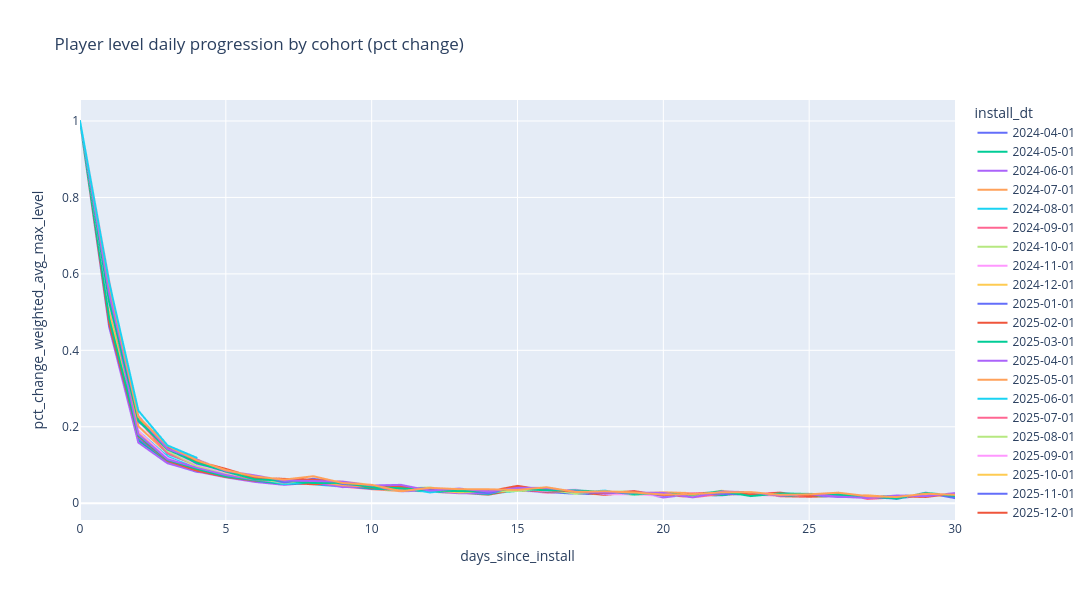

Source (notebook cell):
### Code cell
# hide-output
fig = px.line(player_level_agg2.where(player_level_agg2.days_since_install<=30), 
              x='days_since_install', 
              y='pct_change_weighted_avg_max_level',
              color='install_dt',
              title='Player level daily progression by cohort (pct change)',
              width=1200,
              height=600,
              hover_data={'weighted_avg_max_level': True})


fig.show()

### Figure 1 — Plotly figure (JSON) as saved in the notebook; plotly's stock layout.template omitted (floating-point values rounded to 4 significant figures)
{"data": [{"customdata": [[3.978], [5.884], [6.871], [7.594], [8.218], [8.812], [9.304], [9.776], [10.37], [10.83], [11.24], [11.62], [12.01], [12.32], [12.65], [13.07], [13.45], [13.79], [14.11], [14.45], [14.74], [15.03], [15.34], [15.74], [16.06], [16.34], [16.62], [16.87], [17.08], [17.43], [17.81]], "hovertemplate": "install_dt=2024-04-01<br>days_since_install=%{x}<br>pct_change_weighted_avg_max_level=%{y}<br>weighted_avg_max_level=%{customdata[0]}<extra></extra>", "legendgroup": "2024-04-01", "line": {"color": "#636efa", "dash": "solid"}, "marker": {"symbol": "circle"}, "mode": "lines", "name": "2024-04-01", "showlegend": true, "type": "scattergl", "x": [0, 1, 2, 3, 4, 5, 6, 7, 8, 9, 10, 11, 12, 13, 14, 15, 16, 17, 18, 19, 20, 21, 22, 23, 24, 25, 26, 27, 28, 29, 30], "xaxis": "x", "y": [1.0, 0.479, 0.1678, 0.1051, 0.08213, 0.07234, 0.05586, 0.0507, 0.06045, 0.04482, 0.03734, 0.0346, 0.03309, 0.02615, 0.02619, 0.03355, 0.0294, 0.02465, 0.02353, 0.02426, 0.01984, 0.01974, 0.0208, 0.02598, 0.01995, 0.01773, 0.01732, 0.01477, 0.01267, 0.02059, 0.02177], "yaxis": "y"}, {"customdata": [[4.034], [5.954], [6.923], [7.655], [8.29], [8.884], [9.399], [9.89], [10.4], [10.9], [11.35], [11.75], [12.11], [12.45], [12.77], [13.18], [13.59], [13.95], [14.28], [14.65], [14.91], [15.22], [15.58], [15.94], [16.24], [16.58], [16.92], [17.15], [17.46], [17.84], [18.15]], "hovertemplate": "install_dt=2024-05-01<br>days_since_install=%{x}<br>pct_change_weighted_avg_max_level=%{y}<br>weighted_avg_max_level=%{customdata[0]}<extra></extra>", "legendgroup": "2024-05-01", "line": {"color": "#00cc96", "dash": "solid"}, "marker": {"symbol": "circle"}, "mode": "lines", "name": "2024-05-01", "showlegend": true, "type": "scattergl", "x": [0, 1, 2, 3, 4, 5, 6, 7, 8, 9, 10, 11, 12, 13, 14, 15, 16, 17, 18, 19, 20, 21, 22, 23, 24, 25, 26, 27, 28, 29, 30], "xaxis": "x", "y": [1.0, 0.476, 0.1626, 0.1058, 0.083, 0.07161, 0.05791, 0.05226, 0.05191, 0.048, 0.04113, 0.03494, 0.03115, 0.02818, 0.02523, 0.03233, 0.0308, 0.02675, 0.02376, 0.02537, 0.01813, 0.02065, 0.02386, 0.02309, 0.01897, 0.02058, 0.02082, 0.01335, 0.01792, 0.02179, 0.01777], "yaxis": "y"}, {"customdata": [[4.356], [6.363], [7.373], [8.142], [8.818], [9.415], [9.94], [10.42], [10.98], [11.51], [11.95], [12.32], [12.73], [13.06], [13.42], [13.86], [14.29], [14.67], [15.02], [15.39], [15.78], [16.04], [16.45], [16.85], [17.2], [17.54], [17.9], [18.19], [18.44], [18.87], [19.31]], "hovertemplate": "install_dt=2024-06-01<br>days_since_install=%{x}<br>pct_change_weighted_avg_max_level=%{y}<br>weighted_avg_max_level=%{customdata[0]}<extra></extra>", "legendgroup": "2024-06-01", "line": {"color": "#ab63fa", "dash": "solid"}, "marker": {"symbol": "circle"}, "mode": "lines", "name": "2024-06-01", "showlegend": true, "type": "scattergl", "x": [0, 1, 2, 3, 4, 5, 6, 7, 8, 9, 10, 11, 12, 13, 14, 15, 16, 17, 18, 19, 20, 21, 22, 23, 24, 25, 26, 27, 28, 29, 30], "xaxis": "x", "y": [1.0, 0.461, 0.1586, 0.1044, 0.08302, 0.06768, 0.05572, 0.04803, 0.05403, 0.04821, 0.038, 0.03125, 0.03289, 0.02666, 0.02706, 0.03311, 0.03103, 0.0265, 0.0238, 0.02483, 0.02542, 0.01631, 0.02541, 0.02431, 0.02097, 0.01944, 0.02088, 0.01579, 0.01415, 0.0229, 0.02362], "yaxis": "y"}, {"customdata": [[4.14], [6.234], [7.4], [8.267], [9.005], [9.674], [10.26], [10.84], [11.39], [11.9], [12.34], [12.73], [13.15], [13.5], [13.86], [14.32], [14.74], [15.13], [15.51], [15.89], [16.25], [16.56], [16.96], [17.36], [17.74], [18.1], [18.41], [18.72], [19.05], [19.49], [19.81]], "hovertemplate": "install_dt=2024-07-01<br>days_since_install=%{x}<br>pct_change_weighted_avg_max_level=%{y}<br>weighted_avg_max_level=%{customdata[0]}<extra></extra>", "legendgroup": "2024-07-01", "line": {"color": "#FFA15A", "dash": "solid"}, "marker": {"symbol": "circle"}, "mode": "lines", "name": "2024-07-01", "showlegend": true, "type": "scattergl", "x": [0, 1, 2, 3, 4, 5, 6, 7, 8, 9, 10, 11, 12, 13, 14, 15, 16, 17, 18, 19, 20, 21, 22, 23, 24, 25, 26, 27, 28, 29, 30], "xaxis": "x", "y": [1.0, 0.506, 0.1869, 0.1171, 0.08933, 0.07423, 0.06072, 0.05604, 0.05077, 0.04523, 0.03665, 0.03165, 0.03331, 0.0261, 0.02702, 0.03308, 0.02933, 0.02676, 0.02521, 0.02437, 0.02231, 0.01903, 0.02467, 0.02317, 0.02212, 0.02029, 0.01717, 0.01675, 0.01785, 0.02289, 0.01633], "yaxis": "y"}, {"customdata": [[4.17], [6.223], [7.398], [8.298], [9.057], [9.744], [10.35], [10.91], [11.45], [11.94], [12.41], [12.82], [13.24], [13.66], [13.97], [14.45], [14.89], [15.32], [15.72], [16.08], [16.48], [16.81], [17.23], [17.66], [18.05], [18.42], [18.78], [19.1], [19.47], [19.89], [20.3]], "hovertemplate": "install_dt=2024-08-01<br>days_since_install=%{x}<br>pct_change_weighted_avg_max_level=%{y}<br>weighted_avg_max_level=%{customdata[0]}<extra></extra>", "legendgroup": "2024-08-01", "line": {"color": "#19d3f3", "dash": "solid"}, "marker": {"symbol": "circle"}, "mode": "lines", "name": "2024-08-01", "showlegend": true, "type": "scattergl", "x": [0, 1, 2, 3, 4, 5, 6, 7, 8, 9, 10, 11, 12, 13, 14, 15, 16, 17, 18, 19, 20, 21, 22, 23, 24, 25, 26, 27, 28, 29, 30], "xaxis": "x", "y": [1.0, 0.492, 0.1889, 0.1217, 0.09145, 0.07586, 0.06187, 0.05431, 0.04944, 0.04328, 0.03916, 0.03277, 0.03293, 0.03168, 0.0225, 0.03454, 0.03041, 0.02866, 0.02662, 0.02249, 0.02479, 0.02049, 0.02489, 0.0249, 0.02181, 0.02049, 0.01971, 0.0172, 0.01939, 0.0212, 0.02089], "yaxis": "y"}, {"customdata": [[4.331], [6.364], [7.505], [8.373], [9.152], [9.804], [10.38], [10.94], [11.5], [12.0], [12.44], [12.88], [13.27], [13.61], [13.97], [14.47], [14.87], [15.3], [15.67], [16.08], [16.43], [16.78], [17.18], [17.61], [17.98], [18.34], [18.67], [18.98], [19.29], [19.74], [20.11]], "hovertemplate": "install_dt=2024-09-01<br>days_since_install=%{x}<br>pct_change_weighted_avg_max_level=%{y}<br>weighted_avg_max_level=%{customdata[0]}<extra></extra>", "legendgroup": "2024-09-01", "line": {"color": "#FF6692", "dash": "solid"}, "marker": {"symbol": "circle"}, "mode": "lines", "name": "2024-09-01", "showlegend": true, "type": "scattergl", "x": [0, 1, 2, 3, 4, 5, 6, 7, 8, 9, 10, 11, 12, 13, 14, 15, 16, 17, 18, 19, 20, 21, 22, 23, 24, 25, 26, 27, 28, 29, 30], "xaxis": "x", "y": [1.0, 0.4696, 0.1792, 0.1157, 0.09296, 0.07132, 0.05876, 0.05357, 0.05161, 0.04352, 0.03692, 0.03465, 0.03038, 0.02599, 0.02655, 0.03576, 0.02739, 0.0287, 0.02432, 0.0263, 0.02158, 0.02157, 0.02366, 0.02533, 0.02064, 0.02011, 0.01789, 0.017, 0.01592, 0.02341, 0.01898], "yaxis": "y"}, {"customdata": [[4.179], [6.158], [7.28], [8.119], [8.856], [9.51], [10.1], [10.64], [11.22], [11.72], [12.18], [12.58], [12.97], [13.36], [13.68], [14.17], [14.62], [15.0], [15.42], [15.76], [16.14], [16.51], [16.94], [17.33], [17.68], [18.08], [18.47], [18.73], [19.08], [19.49], [19.9]], "hovertemplate": "install_dt=2024-10-01<br>days_since_install=%{x}<br>pct_change_weighted_avg_max_level=%{y}<br>weighted_avg_max_level=%{customdata[0]}<extra></extra>", "legendgroup": "2024-10-01", "line": {"color": "#B6E880", "dash": "solid"}, "marker": {"symbol": "circle"}, "mode": "lines", "name": "2024-10-01", "showlegend": true, "type": "scattergl", "x": [0, 1, 2, 3, 4, 5, 6, 7, 8, 9, 10, 11, 12, 13, 14, 15, 16, 17, 18, 19, 20, 21, 22, 23, 24, 25, 26, 27, 28, 29, 30], "xaxis": "x", "y": [1.0, 0.4736, 0.1823, 0.1152, 0.09078, 0.07387, 0.06161, 0.05434, 0.05361, 0.04455, 0.03951, 0.03269, 0.03099, 0.03024, 0.02443, 0.03518, 0.03213, 0.02576, 0.02842, 0.02154, 0.0242, 0.0233, 0.02594, 0.02301, 0.02021, 0.02231, 0.02158, 0.01435, 0.01866, 0.02129, 0.0214], "yaxis": "y"}, {"customdata": [[4.046], [5.966], [7.092], [7.931], [8.64], [9.27], [9.853], [10.41], [10.95], [11.47], [11.94], [12.38], [12.76], [13.14], [13.5], [13.96], [14.36], [14.81], [15.15], [15.51], [15.89], [16.21], [16.58], [16.99], [17.46], [17.79], [18.11], [18.45], [18.73], [19.09], [19.51]], "hovertemplate": "install_dt=2024-11-01<br>days_since_install=%{x}<br>pct_change_weighted_avg_max_level=%{y}<br>weighted_avg_max_level=%{customdata[0]}<extra></extra>", "legendgroup": "2024-11-01", "line": {"color": "#FF97FF", "dash": "solid"}, "marker": {"symbol": "circle"}, "mode": "lines", "name": "2024-11-01", "showlegend": true, "type": "scattergl", "x": [0, 1, 2, 3, 4, 5, 6, 7, 8, 9, 10, 11, 12, 13, 14, 15, 16, 17, 18, 19, 20, 21, 22, 23, 24, 25, 26, 27, 28, 29, 30], "xaxis": "x", "y": [1.0, 0.4744, 0.1887, 0.1184, 0.0894, 0.07289, 0.06289, 0.05693, 0.05183, 0.04731, 0.0412, 0.03633, 0.03062, 0.02958, 0.02795, 0.03404, 0.02836, 0.03131, 0.02326, 0.0235, 0.02448, 0.02054, 0.02279, 0.02439, 0.02789, 0.01857, 0.01834, 0.01869, 0.01511, 0.01922, 0.02213], "yaxis": "y"}, {"customdata": [[4.08], [6.09], [7.207], [8.027], [8.775], [9.444], [10.04], [10.57], [11.16], [11.68], [12.15], [12.57], [13.0], [13.35], [13.71], [14.17], [14.61], [15.01], [15.34], [15.76], [16.09], [16.38], [16.74], [17.15], [17.5], [17.83], [18.13], [18.43], [18.74], [19.16], [19.49]], "hovertemplate": "install_dt=2024-12-01<br>days_since_install=%{x}<br>pct_change_weighted_avg_max_level=%{y}<br>weighted_avg_max_level=%{customdata[0]}<extra></extra>", "legendgroup": "2024-12-01", "line": {"color": "#FECB52", "dash": "solid"}, "marker": {"symbol": "circle"}, "mode": "lines", "name": "2024-12-01", "showlegend": true, "type": "scattergl", "x": [0, 1, 2, 3, 4, 5, 6, 7, 8, 9, 10, 11, 12, 13, 14, 15, 16, 17, 18, 19, 20, 21, 22, 23, 24, 25, 26, 27, 28, 29, 30], "xaxis": "x", "y": [1.0, 0.4929, 0.1834, 0.1138, 0.09326, 0.07614, 0.06366, 0.05238, 0.0557, 0.04623, 0.04052, 0.03455, 0.03405, 0.0274, 0.02706, 0.0333, 0.03126, 0.02705, 0.02216, 0.02751, 0.02077, 0.01801, 0.02203, 0.02432, 0.02029, 0.0192, 0.01667, 0.01676, 0.01689, 0.02236, 0.01715], "yaxis": "y"}, {"customdata": [[4.182], [6.125], [7.197], [7.991], [8.697], [9.325], [9.869], [10.37], [10.89], [11.39], [11.82], [12.24], [12.66], [13.0], [13.33], [13.79], [14.19], [14.57], [14.91], [15.31], [15.65], [15.99], [16.4], [16.78], [17.12], [17.47], [17.82], [18.1], [18.45], [18.84], [19.22]], "hovertemplate": "install_dt=2025-01-01<br>days_since_install=%{x}<br>pct_change_weighted_avg_max_level=%{y}<br>weighted_avg_max_level=%{customdata[0]}<extra></extra>", "legendgroup": "2025-01-01", "line": {"color": "#636efa", "dash": "solid"}, "marker": {"symbol": "circle"}, "mode": "lines", "name": "2025-01-01", "showlegend": true, "type": "scattergl", "x": [0, 1, 2, 3, 4, 5, 6, 7, 8, 9, 10, 11, 12, 13, 14, 15, 16, 17, 18, 19, 20, 21, 22, 23, 24, 25, 26, 27, 28, 29, 30], "xaxis": "x", "y": [1.0, 0.4645, 0.1751, 0.1103, 0.08836, 0.07214, 0.05839, 0.05075, 0.05036, 0.04576, 0.03753, 0.0357, 0.03406, 0.02674, 0.02604, 0.0343, 0.02911, 0.02642, 0.02349, 0.02683, 0.02233, 0.0214, 0.02591, 0.02338, 0.02026, 0.01988, 0.02041, 0.01543, 0.0194, 0.02139, 0.02028], "yaxis": "y"}, {"customdata": [[4.071], [5.985], [7.033], [7.812], [8.477], [9.058], [9.591], [10.11], [10.61], [11.15], [11.58], [12.02], [12.41], [12.75], [13.03], [13.5], [13.91], [14.33], [14.63], [15.05], [15.38], [15.63], [16.06], [16.5], [16.8], [17.08], [17.4], [17.69], [17.93], [18.34], [18.73]], "hovertemplate": "install_dt=2025-02-01<br>days_since_install=%{x}<br>pct_change_weighted_avg_max_level=%{y}<br>weighted_avg_max_level=%{customdata[0]}<extra></extra>", "legendgroup": "2025-02-01", "line": {"color": "#EF553B", "dash": "solid"}, "marker": {"symbol": "circle"}, "mode": "lines", "name": "2025-02-01", "showlegend": true, "type": "scattergl", "x": [0, 1, 2, 3, 4, 5, 6, 7, 8, 9, 10, 11, 12, 13, 14, 15, 16, 17, 18, 19, 20, 21, 22, 23, 24, 25, 26, 27, 28, 29, 30], "xaxis": "x", "y": [1.0, 0.4702, 0.1751, 0.1108, 0.08511, 0.06853, 0.05887, 0.05391, 0.04943, 0.05143, 0.03858, 0.03784, 0.03225, 0.02729, 0.02228, 0.03624, 0.02992, 0.02997, 0.02156, 0.02859, 0.02172, 0.01619, 0.02778, 0.02693, 0.01825, 0.01689, 0.01861, 0.0168, 0.01328, 0.02287, 0.02153], "yaxis": "y"}, {"customdata": [[3.995], [5.926], [6.976], [7.764], [8.459], [9.05], [9.594], [10.07], [10.62], [11.13], [11.56], [11.96], [12.32], [12.66], [12.95], [13.48], [13.91], [14.28], [14.7], [15.04], [15.39], [15.71], [16.04], [16.51], [16.83], [17.15], [17.45], [17.8], [18.0], [18.48], [18.85]], "hovertemplate": "install_dt=2025-03-01<br>days_since_install=%{x}<br>pct_change_weighted_avg_max_level=%{y}<br>weighted_avg_max_level=%{customdata[0]}<extra></extra>", "legendgroup": "2025-03-01", "line": {"color": "#00cc96", "dash": "solid"}, "marker": {"symbol": "circle"}, "mode": "lines", "name": "2025-03-01", "showlegend": true, "type": "scattergl", "x": [0, 1, 2, 3, 4, 5, 6, 7, 8, 9, 10, 11, 12, 13, 14, 15, 16, 17, 18, 19, 20, 21, 22, 23, 24, 25, 26, 27, 28, 29, 30], "xaxis": "x", "y": [1.0, 0.4834, 0.1772, 0.113, 0.08961, 0.06982, 0.06013, 0.05, 0.05446, 0.04738, 0.03885, 0.03437, 0.03039, 0.0274, 0.02327, 0.0412, 0.03159, 0.02667, 0.02961, 0.02288, 0.02297, 0.02073, 0.02138, 0.02908, 0.01948, 0.01933, 0.01732, 0.02, 0.0111, 0.02689, 0.02002], "yaxis": "y"}, {"customdata": [[3.761], [5.79], [6.834], [7.619], [8.329], [8.942], [9.492], [10.0], [10.56], [11.0], [11.49], [11.86], [12.25], [12.57], [12.89], [13.41], [13.9], [14.3], [14.66], [15.13], [15.36], [15.73], [16.19], [16.61], [16.99], [17.36], [17.64], [17.95], [18.25], [18.65], [19.08]], "hovertemplate": "install_dt=2025-04-01<br>days_since_install=%{x}<br>pct_change_weighted_avg_max_level=%{y}<br>weighted_avg_max_level=%{customdata[0]}<extra></extra>", "legendgroup": "2025-04-01", "line": {"color": "#ab63fa", "dash": "solid"}, "marker": {"symbol": "circle"}, "mode": "lines", "name": "2025-04-01", "showlegend": true, "type": "scattergl", "x": [0, 1, 2, 3, 4, 5, 6, 7, 8, 9, 10, 11, 12, 13, 14, 15, 16, 17, 18, 19, 20, 21, 22, 23, 24, 25, 26, 27, 28, 29, 30], "xaxis": "x", "y": [1.0, 0.5393, 0.1804, 0.1149, 0.09318, 0.07353, 0.06155, 0.05357, 0.05547, 0.04216, 0.04424, 0.03217, 0.03327, 0.0262, 0.02565, 0.04028, 0.0363, 0.02855, 0.02548, 0.03185, 0.01495, 0.02411, 0.02952, 0.02585, 0.02324, 0.02161, 0.01605, 0.01756, 0.01674, 0.02171, 0.02319], "yaxis": "y"}, {"customdata": [[3.751], [5.845], [7.023], [7.935], [8.712], [9.402], [9.988], [10.55], [11.15], [11.67], [12.18], [12.64], [13.08], [13.53], [13.93], [14.41], [14.92], [15.35], [15.82], [16.24], [16.7], [17.14], [17.55], [17.99], [18.38], [18.79], [19.14], [19.54], [19.83], [20.26], [20.68]], "hovertemplate": "install_dt=2025-05-01<br>days_since_install=%{x}<br>pct_change_weighted_avg_max_level=%{y}<br>weighted_avg_max_level=%{customdata[0]}<extra></extra>", "legendgroup": "2025-05-01", "line": {"color": "#FFA15A", "dash": "solid"}, "marker": {"symbol": "circle"}, "mode": "lines", "name": "2025-05-01", "showlegend": true, "type": "scattergl", "x": [0, 1, 2, 3, 4, 5, 6, 7, 8, 9, 10, 11, 12, 13, 14, 15, 16, 17, 18, 19, 20, 21, 22, 23, 24, 25, 26, 27, 28, 29, 30], "xaxis": "x", "y": [1.0, 0.5585, 0.2014, 0.1299, 0.09785, 0.07924, 0.06229, 0.05609, 0.05714, 0.04679, 0.04355, 0.03785, 0.03481, 0.03424, 0.02995, 0.03412, 0.03543, 0.02857, 0.03071, 0.02635, 0.02845, 0.02635, 0.02411, 0.02524, 0.02127, 0.02262, 0.01859, 0.02064, 0.01483, 0.02181, 0.02084], "yaxis": "y"}, {"customdata": [[3.694], [5.778], [7.065], [7.972], [8.766], [9.473], [10.11], [10.62], [11.23], [11.84], [12.35], [12.86], [13.22], [13.71], [14.13], [14.7], [15.2], [15.63], [16.14], [16.51], [16.94], [17.23], [17.75], [18.2], [18.61], [19.07], [19.48], [19.72], [20.05], [20.48], [20.95]], "hovertemplate": "install_dt=2025-06-01<br>days_since_install=%{x}<br>pct_change_weighted_avg_max_level=%{y}<br>weighted_avg_max_level=%{customdata[0]}<extra></extra>", "legendgroup": "2025-06-01", "line": {"color": "#19d3f3", "dash": "solid"}, "marker": {"symbol": "circle"}, "mode": "lines", "name": "2025-06-01", "showlegend": true, "type": "scattergl", "x": [0, 1, 2, 3, 4, 5, 6, 7, 8, 9, 10, 11, 12, 13, 14, 15, 16, 17, 18, 19, 20, 21, 22, 23, 24, 25, 26, 27, 28, 29, 30], "xaxis": "x", "y": [1.0, 0.5641, 0.2228, 0.1283, 0.0997, 0.08057, 0.06738, 0.04987, 0.05774, 0.05491, 0.04241, 0.04149, 0.0281, 0.03687, 0.03056, 0.04073, 0.03366, 0.02836, 0.03279, 0.02283, 0.02594, 0.01704, 0.03047, 0.02519, 0.02264, 0.02456, 0.02145, 0.01272, 0.01677, 0.0213, 0.02294], "yaxis": "y"}, {"customdata": [[3.67], [5.801], [7.063], [7.987], [8.775], [9.473], [10.09], [10.67], [11.31], [11.89], [12.43], [12.83], [13.36], [13.75], [14.23], [14.75], [15.22], [15.64], [16.08], [16.47], [16.89], [17.15], [17.57], [18.02], [18.44], [18.77], [19.29], [19.5], [19.8], [20.22], [20.64]], "hovertemplate": "install_dt=2025-07-01<br>days_since_install=%{x}<br>pct_change_weighted_avg_max_level=%{y}<br>weighted_avg_max_level=%{customdata[0]}<extra></extra>", "legendgroup": "2025-07-01", "line": {"color": "#FF6692", "dash": "solid"}, "marker": {"symbol": "circle"}, "mode": "lines", "name": "2025-07-01", "showlegend": true, "type": "scattergl", "x": [0, 1, 2, 3, 4, 5, 6, 7, 8, 9, 10, 11, 12, 13, 14, 15, 16, 17, 18, 19, 20, 21, 22, 23, 24, 25, 26, 27, 28, 29, 30], "xaxis": "x", "y": [1.0, 0.5807, 0.2175, 0.1308, 0.09863, 0.07951, 0.06488, 0.05823, 0.05916, 0.05189, 0.04516, 0.03254, 0.04109, 0.02899, 0.03464, 0.03677, 0.03166, 0.02788, 0.02822, 0.02448, 0.02528, 0.01533, 0.02423, 0.02605, 0.02292, 0.0179, 0.02772, 0.01098, 0.0154, 0.02121, 0.02073], "yaxis": "y"}, {"customdata": [[3.645], [5.674], [6.942], [7.895], [8.667], [9.352], [9.965], [10.49], [11.14], [11.69], [12.22], [12.68], [13.21], [13.61], [14.02], [14.47], [15.0], [15.37], [15.83], [16.32], [16.67], [17.0], [17.49], [17.88], [18.29], [18.66], [19.01], [19.35], [19.65], [20.06], [20.54]], "hovertemplate": "install_dt=2025-08-01<br>days_since_install=%{x}<br>pct_change_weighted_avg_max_level=%{y}<br>weighted_avg_max_level=%{customdata[0]}<extra></extra>", "legendgroup": "2025-08-01", "line": {"color": "#B6E880", "dash": "solid"}, "marker": {"symbol": "circle"}, "mode": "lines", "name": "2025-08-01", "showlegend": true, "type": "scattergl", "x": [0, 1, 2, 3, 4, 5, 6, 7, 8, 9, 10, 11, 12, 13, 14, 15, 16, 17, 18, 19, 20, 21, 22, 23, 24, 25, 26, 27, 28, 29, 30], "xaxis": "x", "y": [1.0, 0.5568, 0.2235, 0.1373, 0.0977, 0.07906, 0.06553, 0.05318, 0.06107, 0.05007, 0.04497, 0.03813, 0.04123, 0.03033, 0.03004, 0.03207, 0.03699, 0.02445, 0.03001, 0.03074, 0.02169, 0.0198, 0.02873, 0.02251, 0.02254, 0.02059, 0.01839, 0.01836, 0.01512, 0.02084, 0.02393], "yaxis": "y"}, {"customdata": [[3.639], [5.532], [6.771], [7.725], [8.512], [9.195], [9.785], [10.35], [10.96], [11.56], [12.08], [12.55], [12.98], [13.36], [13.77], [14.3], [14.76], [15.28], [15.64], [16.02], [16.32], [16.74], [17.22], [17.6], [17.94], [18.37], [18.7], [19.0], [19.3], [19.67], [20.12]], "hovertemplate": "install_dt=2025-09-01<br>days_since_install=%{x}<br>pct_change_weighted_avg_max_level=%{y}<br>weighted_avg_max_level=%{customdata[0]}<extra></extra>", "legendgroup": "2025-09-01", "line": {"color": "#FF97FF", "dash": "solid"}, "marker": {"symbol": "circle"}, "mode": "lines", "name": "2025-09-01", "showlegend": true, "type": "scattergl", "x": [0, 1, 2, 3, 4, 5, 6, 7, 8, 9, 10, 11, 12, 13, 14, 15, 16, 17, 18, 19, 20, 21, 22, 23, 24, 25, 26, 27, 28, 29, 30], "xaxis": "x", "y": [1.0, 0.5203, 0.2238, 0.141, 0.1018, 0.0803, 0.06422, 0.05781, 0.05907, 0.05459, 0.0445, 0.03908, 0.03428, 0.0295, 0.03075, 0.0387, 0.03193, 0.03545, 0.02338, 0.02439, 0.0186, 0.02593, 0.02847, 0.02213, 0.0194, 0.02403, 0.01746, 0.01643, 0.01543, 0.01944, 0.02266], "yaxis": "y"}, {"customdata": [[3.437], [5.278], [6.443], [7.367], [8.215], [8.886], [9.5], [10.08], [10.69], [11.29], [11.83], [12.3], [12.73], [13.09], [13.49], [14.0], [14.5], [14.96], [15.34], [15.76], [16.16], [16.49], [17.02], [17.45], [17.79], [18.22], [18.56], [18.92], [19.2], [19.62], [20.08]], "hovertemplate": "install_dt=2025-10-01<br>days_since_install=%{x}<br>pct_change_weighted_avg_max_level=%{y}<br>weighted_avg_max_level=%{customdata[0]}<extra></extra>", "legendgroup": "2025-10-01", "line": {"color": "#FECB52", "dash": "solid"}, "marker": {"symbol": "circle"}, "mode": "lines", "name": "2025-10-01", "showlegend": true, "type": "scattergl", "x": [0, 1, 2, 3, 4, 5, 6, 7, 8, 9, 10, 11, 12, 13, 14, 15, 16, 17, 18, 19, 20, 21, 22, 23, 24, 25, 26, 27, 28, 29, 30], "xaxis": "x", "y": [1.0, 0.5359, 0.2206, 0.1434, 0.1152, 0.08171, 0.06908, 0.06083, 0.06031, 0.05667, 0.04746, 0.04003, 0.03481, 0.02831, 0.03028, 0.03794, 0.03598, 0.03152, 0.02563, 0.02757, 0.0249, 0.02037, 0.03253, 0.02499, 0.01949, 0.02443, 0.01864, 0.0193, 0.01504, 0.02155, 0.02372], "yaxis": "y"}, {"customdata": [[3.443], [5.35], [6.493], [7.453], [8.226], [8.929], [9.559], [10.08], [10.72], [11.26], [11.76], [12.22], [12.7], [13.13], [13.47], [14.05], [14.57], [15.0], [15.38], [15.84], [16.15], [16.55], [16.95], [17.33], [17.8], [18.19], [18.5], [18.8], [19.03], [19.55], [19.81]], "hovertemplate": "install_dt=2025-11-01<br>days_since_install=%{x}<br>pct_change_weighted_avg_max_level=%{y}<br>weighted_avg_max_level=%{customdata[0]}<extra></extra>", "legendgroup": "2025-11-01", "line": {"color": "#636efa", "dash": "solid"}, "marker": {"symbol": "circle"}, "mode": "lines", "name": "2025-11-01", "showlegend": true, "type": "scattergl", "x": [0, 1, 2, 3, 4, 5, 6, 7, 8, 9, 10, 11, 12, 13, 14, 15, 16, 17, 18, 19, 20, 21, 22, 23, 24, 25, 26, 27, 28, 29, 30], "xaxis": "x", "y": [1.0, 0.5539, 0.2136, 0.1479, 0.1037, 0.08554, 0.07054, 0.05417, 0.06392, 0.05037, 0.04457, 0.03871, 0.03921, 0.03382, 0.02639, 0.04292, 0.03696, 0.02915, 0.02536, 0.03017, 0.01946, 0.02468, 0.02459, 0.02214, 0.02699, 0.02192, 0.01722, 0.01632, 0.0119, 0.02749, 0.01333], "yaxis": "y"}, {"customdata": [[3.433], [5.34], [6.544], [7.511], [8.34], [9.088], [9.699], [10.31], [10.95], [11.54], [12.01], [12.55], [12.97], [13.42], [13.84], [14.46], [14.95], [15.41], [15.81], [16.31], [16.66], [17.06], [17.58], [17.97], [18.47], [18.8], [19.28], [19.62], [19.98], [20.3], [20.82]], "hovertemplate": "install_dt=2025-12-01<br>days_since_install=%{x}<br>pct_change_weighted_avg_max_level=%{y}<br>weighted_avg_max_level=%{customdata[0]}<extra></extra>", "legendgroup": "2025-12-01", "line": {"color": "#EF553B", "dash": "solid"}, "marker": {"symbol": "circle"}, "mode": "lines", "name": "2025-12-01", "showlegend": true, "type": "scattergl", "x": [0, 1, 2, 3, 4, 5, 6, 7, 8, 9, 10, 11, 12, 13, 14, 15, 16, 17, 18, 19, 20, 21, 22, 23, 24, 25, 26, 27, 28, 29, 30], "xaxis": "x", "y": [1.0, 0.5557, 0.2254, 0.1478, 0.1103, 0.08972, 0.06719, 0.06356, 0.06147, 0.05423, 0.04087, 0.04436, 0.03367, 0.03489, 0.03087, 0.04533, 0.03357, 0.03095, 0.02613, 0.03146, 0.02106, 0.02455, 0.02991, 0.02258, 0.02765, 0.01788, 0.02577, 0.01766, 0.01804, 0.01632, 0.02546], "yaxis": "y"}, {"customdata": [[3.829], [5.844], [7.11], [8.113], [8.97], [9.713], [10.32], [10.93], [11.51], [12.12], [12.63], [13.12], [13.56], [13.99], [14.42], [14.97], [15.47], [15.99], [16.46], [16.86], [17.29], [17.67], [18.23], [18.57], [19.04], [19.5], [19.93], [20.27], [20.53], [21.08], [21.49]], "hovertemplate": "install_dt=2026-01-01<br>days_since_install=%{x}<br>pct_change_weighted_avg_max_level=%{y}<br>weighted_avg_max_level=%{customdata[0]}<extra></extra>", "legendgroup": "2026-01-01", "line": {"color": "#00cc96", "dash": "solid"}, "marker": {"symbol": "circle"}, "mode": "lines", "name": "2026-01-01", "showlegend": true, "type": "scattergl", "x": [0, 1, 2, 3, 4, 5, 6, 7, 8, 9, 10, 11, 12, 13, 14, 15, 16, 17, 18, 19, 20, 21, 22, 23, 24, 25, 26, 27, 28, 29, 30], "xaxis": "x", "y": [1.0, 0.5262, 0.2167, 0.141, 0.1057, 0.08275, 0.06228, 0.0593, 0.0528, 0.05314, 0.04238, 0.039, 0.03344, 0.03146, 0.03101, 0.0378, 0.03356, 0.03336, 0.02969, 0.02429, 0.0254, 0.02224, 0.03155, 0.0186, 0.02544, 0.02423, 0.0218, 0.01708, 0.01298, 0.02683, 0.01904], "yaxis": "y"}, {"customdata": [[3.587], [5.553], [6.82], [7.789], [8.681], [9.416], [10.1], [10.7], [11.32], [11.96], [12.51], [13.11], [13.54], [14.06], [14.49], [15.07], [15.67], [16.15], [16.6], [17.06], [17.52], [17.79], [18.33], [18.86], [19.22], [19.68], [20.02], [20.29], [20.7], [21.08], [21.64]], "hovertemplate": "install_dt=2026-02-01<br>days_since_install=%{x}<br>pct_change_weighted_avg_max_level=%{y}<br>weighted_avg_max_level=%{customdata[0]}<extra></extra>", "legendgroup": "2026-02-01", "line": {"color": "#ab63fa", "dash": "solid"}, "marker": {"symbol": "circle"}, "mode": "lines", "name": "2026-02-01", "showlegend": true, "type": "scattergl", "x": [0, 1, 2, 3, 4, 5, 6, 7, 8, 9, 10, 11, 12, 13, 14, 15, 16, 17, 18, 19, 20, 21, 22, 23, 24, 25, 26, 27, 28, 29, 30], "xaxis": "x", "y": [1.0, 0.5482, 0.2281, 0.1422, 0.1144, 0.08467, 0.0726, 0.05924, 0.05808, 0.05656, 0.04638, 0.04791, 0.03271, 0.03831, 0.03051, 0.04006, 0.03992, 0.03066, 0.0277, 0.0278, 0.02683, 0.01528, 0.03052, 0.02871, 0.01948, 0.02369, 0.01711, 0.01371, 0.0201, 0.01846, 0.02637], "yaxis": "y"}, {"customdata": [[3.476], [5.462], [6.697], [7.701], [8.566], [9.308], [9.959], [10.57], [11.32], [11.92], [12.49], [12.88], [13.4], [13.89], [14.4], [14.9], [15.52], [15.97], [16.47], [16.93], [17.31], [17.73], [18.23], [18.76], [19.17], [19.61], [20.15], [20.52], [20.85], [21.37], [21.84]], "hovertemplate": "install_dt=2026-03-01<br>days_since_install=%{x}<br>pct_change_weighted_avg_max_level=%{y}<br>weighted_avg_max_level=%{customdata[0]}<extra></extra>", "legendgroup": "2026-03-01", "line": {"color": "#FFA15A", "dash": "solid"}, "marker": {"symbol": "circle"}, "mode": "lines", "name": "2026-03-01", "showlegend": true, "type": "scattergl", "x": [0, 1, 2, 3, 4, 5, 6, 7, 8, 9, 10, 11, 12, 13, 14, 15, 16, 17, 18, 19, 20, 21, 22, 23, 24, 25, 26, 27, 28, 29, 30], "xaxis": "x", "y": [1.0, 0.5715, 0.2262, 0.1499, 0.1124, 0.08654, 0.06999, 0.0617, 0.07054, 0.05288, 0.04803, 0.03145, 0.04012, 0.03671, 0.03638, 0.03469, 0.04178, 0.02923, 0.03121, 0.02808, 0.02248, 0.02376, 0.02838, 0.02906, 0.02186, 0.0232, 0.02746, 0.01841, 0.01612, 0.02484, 0.02184], "yaxis": "y"}, {"customdata": [[3.544], [5.591], [6.945], [7.995], [8.946]], "hovertemplate": "install_dt=2026-04-01<br>days_since_install=%{x}<br>pct_change_weighted_avg_max_level=%{y}<br>weighted_avg_max_level=%{customdata[0]}<extra></extra>", "legendgroup": "2026-04-01", "line": {"color": "#19d3f3", "dash": "solid"}, "marker": {"symbol": "circle"}, "mode": "lines", "name": "2026-04-01", "showlegend": true, "type": "scattergl", "x": [0, 1, 2, 3, 4], "xaxis": "x", "y": [1.0, 0.5777, 0.2422, 0.1512, 0.119], "yaxis": "y"}], "layout": {"height": 600, "legend": {"title": {"text": "install_dt"}, "tracegroupgap": 0}, "title": {"text": "Player level daily progression by cohort (pct change)"}, "width": 1200, "xaxis": {"anchor": "y", "domain": [0, 1], "title": {"text": "days_since_install"}}, "yaxis": {"anchor": "x", "domain": [0, 1], "title": {"text": "pct_change_weighted_avg_max_level"}}}}
